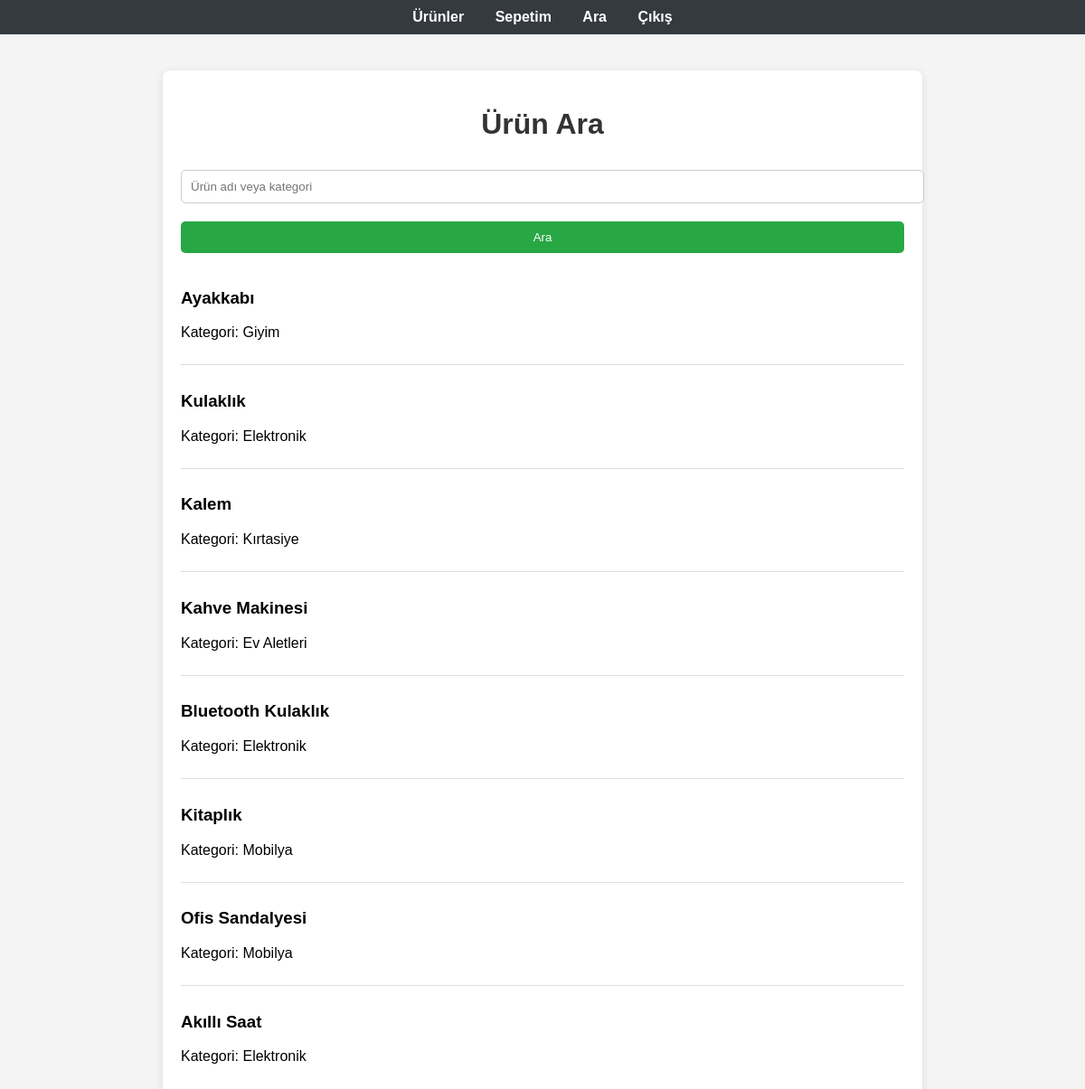
The page /shop/search.php on the database its author committed.
### tables this page shows
CREATE TABLE `products` (
  `id` int(11) NOT NULL,
  `name` varchar(100) DEFAULT NULL,
  `category` varchar(50) DEFAULT NULL,
  `price` decimal(10,2) DEFAULT NULL
);

### shop/search.php (the view, shortened to what this page needs)
<?php
include 'config.php';
$query = $_GET['q'] ?? '';
$result = $conn->query("SELECT * FROM products WHERE name LIKE '%$query%' OR category LIKE '%$query%'");
?>
<!DOCTYPE html>
<html>
<head>
  <link rel="stylesheet" href="style.css">
</head>
<body>
<div class="nav">
  <a href="index.php">Ürünler</a>
  <a href="cart.php">Sepetim</a>
  <a href="search.php">Ara</a>
  <a href="logout.php">Çıkış</a>
</div>
<div class="container">
  <h1>Ürün Ara</h1>
  <form method="get">
    <input type="text" name="q" placeholder="Ürün adı veya kategori" value="<?= htmlspecialchars($query) ?>">
    <button type="submit">Ara</button>
  </form>
  <?php while($row = $result->fetch_assoc()): ?>
    <div class="product">
      <h3><?= $row['name'] ?></h3>
      <p>Kategori: <?= $row['category'] ?></p>
    </div>
  <?php endwhile; ?>
</div>
</body>
</html>

### shop/style.css (style rules this page uses)
body { font-family: Arial, sans-serif; background-color: #f4f4f4; margin: 0; padding: 0; }
.container { width: 90%; max-width: 800px; margin: 40px auto; background: #fff; padding: 20px; border-radius: 8px; box-shadow: 0px 2px 10px rgba(0,0,0,0.1); }
h1, h2 { text-align: center; color: #333; }
input, select, button { width: 100%; padding: 10px; margin: 10px 0; border: 1px solid #ccc; border-radius: 5px; }
button { background-color: #28a745; color: white; border: none; cursor: pointer; }
.nav { background-color: #343a40; padding: 10px; text-align: center; }
.nav a { color: white; margin: 0 15px; text-decoration: none; font-weight: bold; }
.product { border-bottom: 1px solid #ddd; padding: 10px 0; }
.product:last-child { border-bottom: none; }

### rows shown on the page
products: name "Ayakkabı", category "Giyim"
products: name "Kulaklık", category "Elektronik"
products: name "Kalem", category "Kırtasiye"
products: name "Kahve Makinesi", category "Ev Aletleri"
products: name "Bluetooth Kulaklık", category "Elektronik"
products: name "Kitaplık", category "Mobilya"
products: name "Ofis Sandalyesi", category "Mobilya"
products: name "Akıllı Saat", category "Elektronik"
